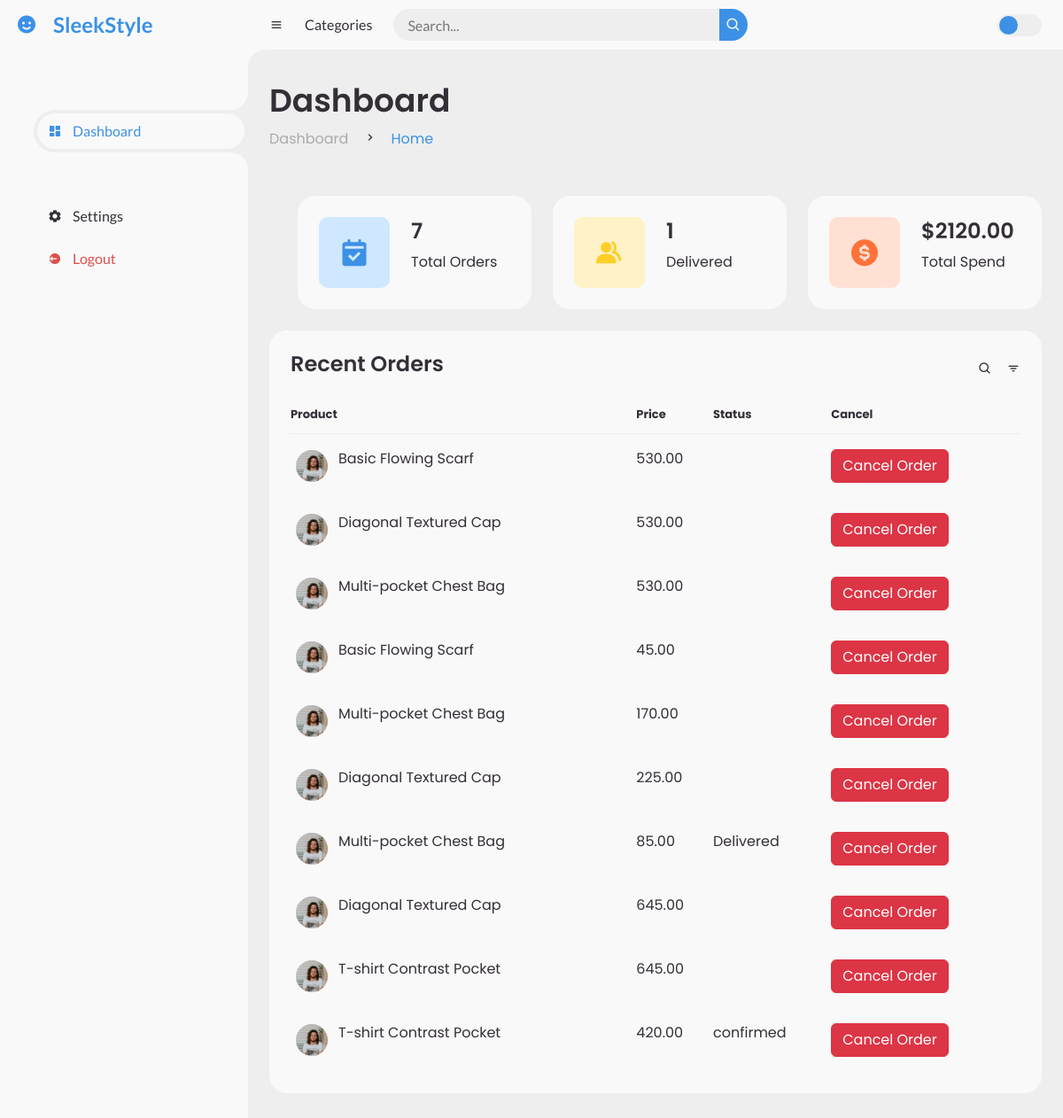
The app's page /profile.php (signed in) with its own data.
### tables this page shows
CREATE TABLE `orders` (
  `order_id` int(11) NOT NULL,
  `user_email` varchar(255) NOT NULL,
  `product_ids` text NOT NULL,
  `quantities` text NOT NULL,
  `total_price` decimal(10,2) NOT NULL,
  `payment_method` varchar(50) NOT NULL,
  `coupon_code` varchar(20) DEFAULT NULL,
  `discount` decimal(5,2) DEFAULT NULL,
  `order_date` timestamp NOT NULL DEFAULT current_timestamp(),
  `address` varchar(255) NOT NULL,
  `country` varchar(50) NOT NULL,
  `name` varchar(50) NOT NULL,
  `lastname` varchar(50) NOT NULL,
  `phone_number` varchar(20) NOT NULL,
  `order_notes` text DEFAULT NULL,
  `order_status` varchar(255) NOT NULL
);

### profile.php (the view, shortened to what this page needs)
<?php
include 'dbcon.php';
$userEmail = $_SESSION['user_email'];
$orderQuery = $conn->prepare("SELECT COUNT(*) FROM orders WHERE user_email = ?");
$orderQuery->bind_param("s", $userEmail);
$orderQuery->execute();
$orderQuery->bind_result($totalOrders);
$orderStatus = 'Delivered';
$orderQue = $conn->prepare("SELECT COUNT(*) FROM orders WHERE user_email = ? AND order_status = ?");
$orderQue->bind_param("ss", $userEmail, $orderStatus);
$orderQue->execute();
$orderQue->bind_result($deliveredOrders);
$spentQuery = $conn->prepare("SELECT SUM(total_price) FROM orders WHERE user_email = ?");
$spentQuery->bind_param("s", $userEmail);
$spentQuery->execute();
$spentQuery->bind_result($totalMoneySpent);
$orderedItemsQuery = $conn->prepare("SELECT product_ids, quantities, total_price,order_status FROM orders WHERE user_email = ?");
$orderedItemsQuery->bind_param("s", $userEmail);
$orderedItemsQuery->execute();
$orderedItems = $orderedItemsQuery->get_result()->fetch_all(MYSQLI_ASSOC);
$productNamesQuery = $conn->query("SELECT id, name FROM products");
$productNames = [];
while ($row = $productNamesQuery->fetch_assoc()) {
    $productNames[$row['id']] = $row['name'];
}
?>
<!DOCTYPE html>
<html lang="en">
<head>
	<link href='https://unpkg.com/boxicons@2.0.9/css/boxicons.min.css' rel='stylesheet'>
	<link href="https://cdn.jsdelivr.net/npm/bootstrap@5.3.2/dist/css/bootstrap.min.css" rel="stylesheet">
	<link rel="stylesheet" href="admin/style.css">
</head>
<body>
	<section id="sidebar">
		<a href="#" class="brand">
			<i class='bx bxs-smile'></i>
			<span class="text">SleekStyle</span>
		</a>
		<ul class="side-menu top">
			<li class="active">
				<a href="#">
					<i class='bx bxs-dashboard' ></i>
					<span class="text">Dashboard</span>
				</a>
			</li>
		</ul>
		<ul class="side-menu">
			<li>
				<a href="profile.php">
					<i class='bx bxs-cog' ></i>
					<span class="text">Settings</span>
				</a>
			</li>
			<li>
				<a href="logout.php" class="logout">
					<i class='bx bxs-log-out-circle' ></i>
					<span class="text">Logout</span>
				</a>
			</li>
		</ul>
	</section>
	<section id="content">
		<nav>
			<i class='bx bx-menu' ></i>
			<a href="#" class="nav-link">Categories</a>
			<form action="#">
				<div class="form-input">
					<input type="search" placeholder="Search...">
					<button type="submit" class="search-btn"><i class='bx bx-search' ></i></button>
				</div>
			</form>
			<label for="switch-mode" class="switch-mode"></label>
		</nav>
		<main>
			<div class="head-title">
				<div class="left">
					<h1>Dashboard</h1>
					<ul class="breadcrumb">
						<li>
							<a href="#">Dashboard</a>
						</li>
						<li><i class='bx bx-chevron-right' ></i></li>
						<li>
							<a class="active" href="#">Home</a>
						</li>
					</ul>
				</div>
			</div>
			<ul class="box-info">
    <li>
        <i class='bx bxs-calendar-check' ></i>
        <span class="text">
            <h3> <?php echo $totalOrders; ?></h3>
            <p>Total Orders</p>
        </span>
    </li>
    <li>
        <i class='bx bxs-group' ></i>
        <span class="text">
            <h3> <?php echo $deliveredOrders; ?></h3>
            <p>Delivered</p>
        </span>
    </li>
    <li>
        <i class='bx bxs-dollar-circle' ></i>
        <span class="text">
            <h3>$<?php echo $totalMoneySpent; ?></h3>
            <p>Total Spend</p>
        </span>
    </li>
</ul>
			<div class="table-data">
				<div class="order">
					<div class="head">
						<h3>Recent Orders</h3>
						<i class='bx bx-search' ></i>
						<i class='bx bx-filter' ></i>
					</div>
					<table>
						<thead>
							<tr>
								<th>Product </th>
								<th>Price </th>
								<th>Status</th>
								<th>Cancel</th>
							</tr>
						</thead>
						<tbody>
						<?php foreach ($orderedItems as $item): ?>
                                <?php
                                $productIds = explode(',', $item['product_ids']);
                                foreach ($productIds as $productId) {
                                    $productName = isset($productNames[$productId]) ? $productNames[$productId] : "Unknown Product";
								?>
								<tr>
									<td>
										<img src="img/people.png">
										<p><?php echo $productName; ?></p>
									</td>
									<td>
										<p>            <?php echo $item['total_price']; ?></p>
									</td>
									<td>
										<p>            <?php echo $item['order_status']; ?></p>
									</td>
									<td> <button type="submit" name="delete" class="btn btn-danger">Cancel Order</button></td>
								</tr>
                            <?php } endforeach; ?>
</tbody>
					</table>
				</div>
			</div>
		</main>
								</section>
</body>
</html>

### records on screen
orders: product_ids "Basic Flowing Scarf", total_price "530.00", product_ids "Diagonal Textured Cap", product_ids "Multi-pocket Chest Bag"
orders: product_ids "Basic Flowing Scarf", total_price "45.00"
orders: product_ids "Multi-pocket Chest Bag", total_price "170.00"
orders: product_ids "Diagonal Textured Cap", total_price "225.00"
orders: product_ids "Multi-pocket Chest Bag", total_price "85.00", order_status "Delivered"
orders: product_ids "Diagonal Textured Cap", total_price "645.00", product_ids "T-shirt Contrast Pocket"
orders: product_ids "T-shirt Contrast Pocket", total_price "420.00", order_status "confirmed"

### other values on screen
$totalOrders "7"
$deliveredOrders "1"
$totalMoneySpent "2120.00"
